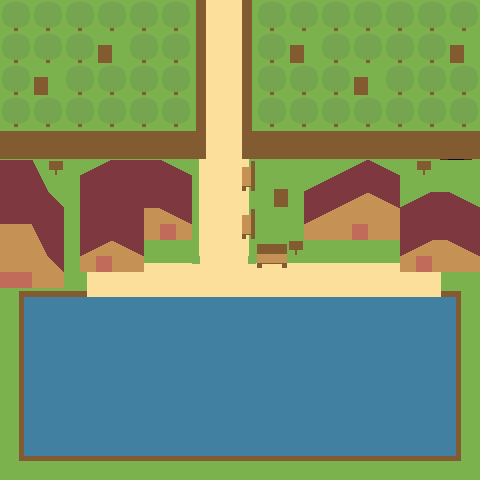

This is a level from a 2D game, rendered from its Tiled map with the project's own tilesets. A one-line summary and the map file follow, with tile-layer data summarised:
An orthogonal 30x30 tile map with 16x16 px tiles, 6 tile layers (Tile Layer 1, Tile Layer 2, Tile Layer 3, Tile Layer 6, ...).

<map version="1.10" tiledversion="1.10.2" orientation="orthogonal" renderorder="right-down" width="30" height="30" tilewidth="16" tileheight="16" infinite="0" nextlayerid="10" nextobjectid="1">
 <tileset firstgid="1" source="test.tsx" />
 <layer id="1" name="Tile Layer 1" width="30" height="30">
  <data>[900 cells, 666 non-empty, 1 distinct tile ids]</data>
 </layer>
 <layer id="2" name="Tile Layer 2" width="30" height="30">
  <data>[900 cells, 308 non-empty, 9 distinct tile ids]</data>
 </layer>
 <layer id="3" name="Tile Layer 3" width="30" height="30">
  <data>[900 cells, 133 non-empty, 11 distinct tile ids]</data>
 </layer>
 <layer id="6" name="Tile Layer 6" width="30" height="30">
  <data>[900 cells, 137 non-empty, 24 distinct tile ids]</data>
 </layer>
 <layer id="9" name="Tile Layer 8" width="30" height="30">
  <data>[900 cells, 218 non-empty, 14 distinct tile ids]</data>
 </layer>
 <layer id="8" name="Tile Layer 7" width="30" height="30">
  <data>[900 cells, 72 non-empty, 8 distinct tile ids]</data>
 </layer>
</map>